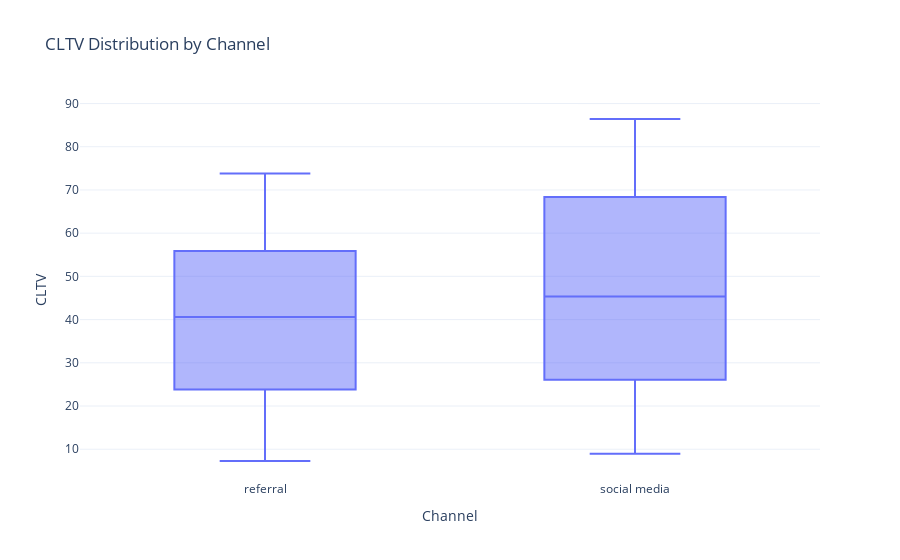

Notebook code for this chart:
### Code cell
subset = data.loc[data['channel'].isin(['social media', 'referral'])]
#subset

fig = px.box(subset, x='channel',
             y='cltv',
             title='CLTV Distribution by Channel')

fig.update_xaxes(title='Channel')
fig.update_yaxes(title='CLTV')
fig.show()

### Figure 1 — Plotly figure (JSON) as saved in the notebook; plotly's stock layout.template omitted (floating-point values rounded to 4 significant figures; data arrays with more than 128 entries replaced by an {"elided": "..."} marker saying what was removed)
{"data": [{"alignmentgroup": "True", "hovertemplate": "channel=%{x}<br>cltv=%{y}<extra></extra>", "legendgroup": "", "marker": {"color": "#636efa"}, "name": "", "notched": false, "offsetgroup": "", "orientation": "v", "showlegend": false, "type": "box", "x": {"elided": "392 str values"}, "x0": " ", "xaxis": "x", "y": {"elided": "392 float values"}, "y0": " ", "yaxis": "y"}], "layout": {"boxmode": "group", "legend": {"tracegroupgap": 0}, "title": {"text": "CLTV Distribution by Channel"}, "xaxis": {"anchor": "y", "domain": [0, 1], "title": {"text": "Channel"}}, "yaxis": {"anchor": "x", "domain": [0, 1], "title": {"text": "CLTV"}}}}
